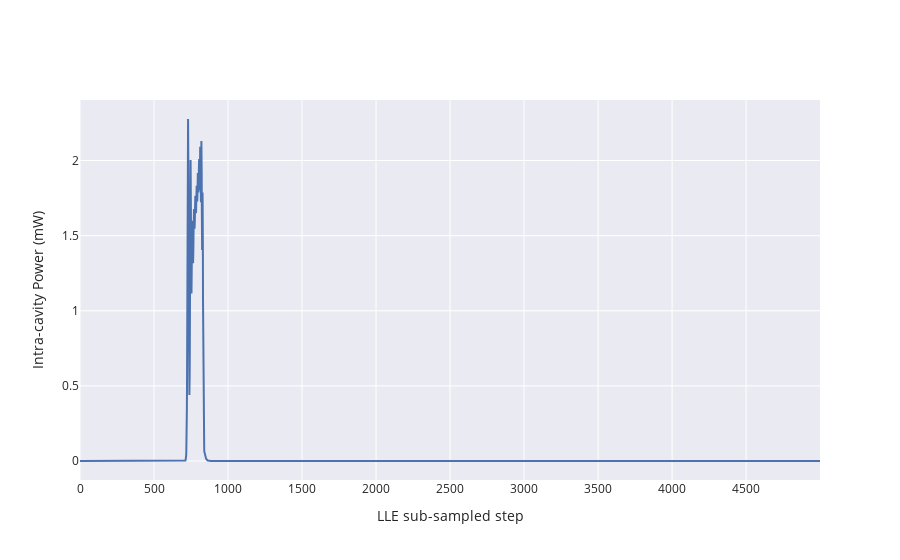

This figure's notebook cell:
### Code cell
fig = go.Figure()

tr = go.Scatter(y=solverp3.sol.Pcomb * 1e3)

fig.add_trace(tr)
fig.update_layout(
    xaxis_title="LLE sub-sampled step", yaxis_title="Intra-cavity Power (mW)"
)
#fig.add_annotation(x=4500, y=4.9, ax=0, ay=-50, text="Single Soliton Step")
# fig.add_annotation(x=3151, y=7.6, ax=0, ay=-50, text="Two Solitons Step")
#fig.add_annotation(x=1931, y=16, ax=0, ay=80, text="Modulation Instability")
#fig.add_annotation(x=500, y=6, ax=-80, ay=-80, text="Primary Comb")
#fig.show()

### Figure 1 — Plotly figure (JSON) as saved in the notebook; plotly's stock layout.template omitted (floating-point values rounded to 4 significant figures; data arrays with more than 128 entries replaced by an {"elided": "..."} marker saying what was removed)
{"data": [{"type": "scatter", "y": {"elided": "5000 float values"}}], "layout": {"xaxis": {"title": {"text": "LLE sub-sampled step"}}, "yaxis": {"title": {"text": "Intra-cavity Power (mW)"}}}}
